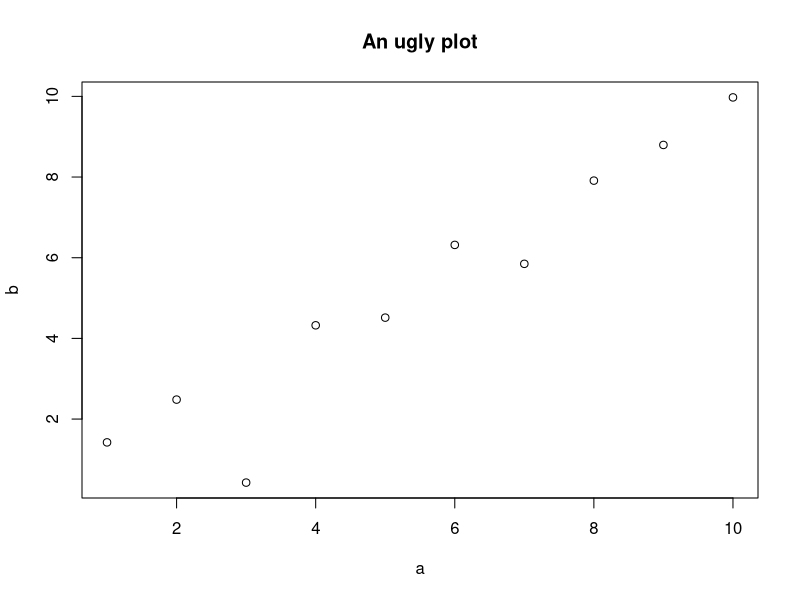

Recreate this plot in R.
## ---- chunk 1
?lm
## ---- chunk 2
N <- 10
a <- 1:N
b <- a + rnorm(N)
plot(a, b); title("An ugly plot")
